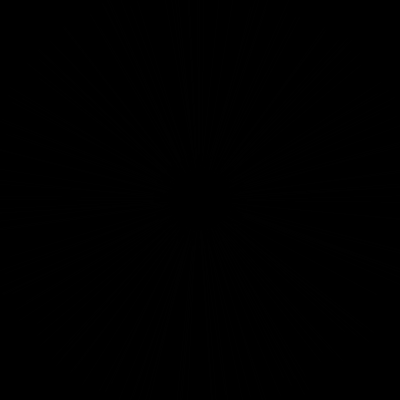
Frame 1 (no input)
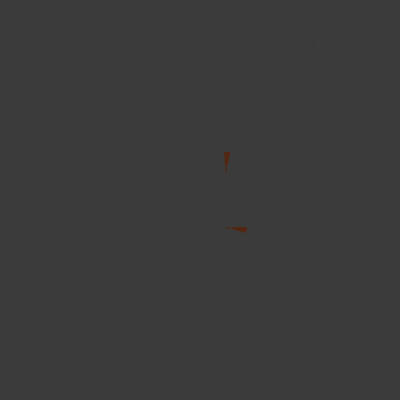
Frame 60 (the mouse pressed at the canvas centre just before this capture)
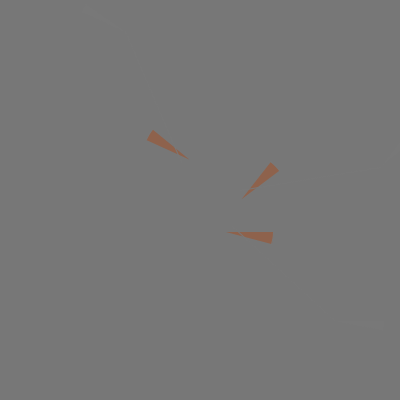
Frame 120 (the mouse held since frame 60 and released just before this capture)

The Processing sketch that drew these frames (run headless with seeded random() and noise(); from frame 60 on, the mouse is pressed at the canvas centre):

// Processing sketch: processing_29222
// ── processing_29222.pde

//import processing.opengl.*;

// stephen monslow 2011

//   adapted from RedFriks cinder pact: pact15
//  original C++ code:
//  http://www.fredrikolofsson.com/f0blog/?q=node/490
//
// uses PVector could use Toxiclibs.
//
//
//


PVector v1, v2;

float w, h, speed, n,r,g,b,rr,gg,bb,e;
int index;


void setup()

{
  index = 0;
  size(400, 400);
  n= 80.0;
  speed= 0.005;
  w = width;
  h = height;
}





void draw()



{

  
if(r>255) r = random(255);
if(g>255) g = random(255);
if(b>255) b = random(255);
 
  if(rr>255) rr = random(255);
if(gg>255) gg = random(255);
if(bb>255) bb = random(255);
  background(rr,gg,bb);
  
  
  r++;g++;b++;rr++;gg++;bb++;
  
  
  translate(w*0.5, h*0.5);  
  for (int i = 0; i<=n*2; i+=1) {

    rotate(i/n*PI*2+(index*speed)*0.00001);
    stroke(random(255), 0, 0);
    v1 = new PVector(w*(sin((index+i)*0.0144f)*0.09f+0.26f), 
    h*(cos((index+i)*0.0126f)*0.03f+0.26f));
    
    v2 = new PVector(w*(sin((index+i)*0.0244f)*0.02f+0.07f), 
    h*(cos((index+i)*0.0226f)*0.02f+0.07f));
    v1.add(v2);


stroke(r,g,b);
     line(v1.x, v1.y, v2.x, v2.y);
    
fill(r,g,b);
    arc(v1.x, v1.y,w*e,h*e,0,cos((index+i)*0.0126f)*0.11f+0.26f) ;
fill(r+22,g-22,b-44);
    arc(v2.y,v2.x ,w*e,h*e,0,sin((index+i)*0.0126f)*0.003f+0.26f) ;
    
    stroke(r,g,b);
     line(v2.x, v2.y, v1.x, v1.y);
  }
n+=0.0099;
if(n > 80 ) n = 0.;
  index+=11;
  e+=0.002;
  if(e > 0.3) e = random(0.3);
  
}
